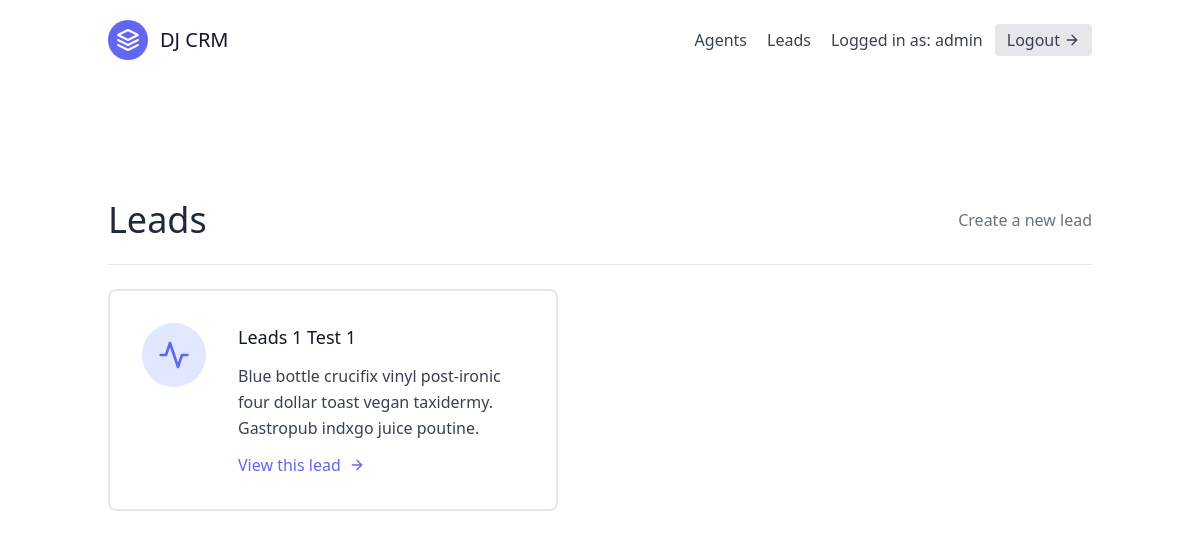
/leads/ (signed in), run on an earlier commit of the app's database.
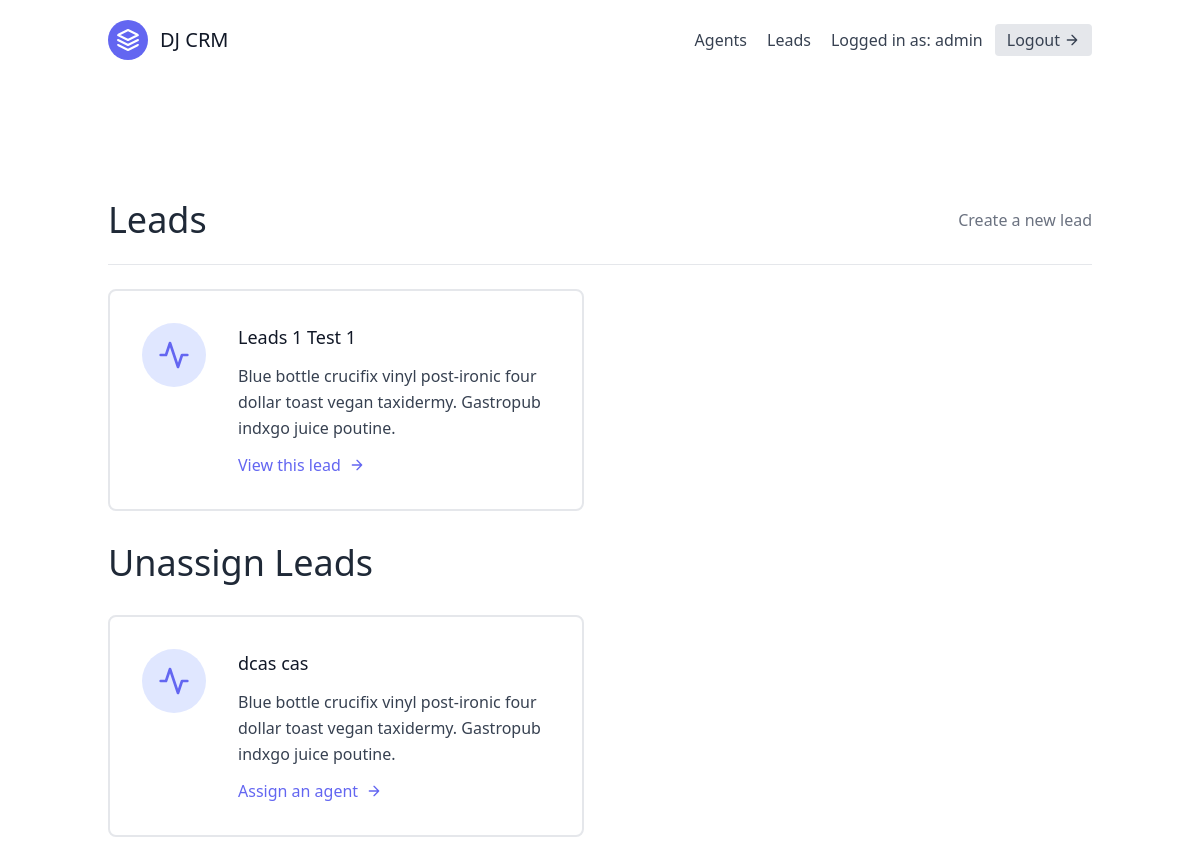
And on a later commit of the database.
### leads/models.py (models this page shows, shortened)
class User(AbstractUser):
    is_organisor = models.BooleanField(default=True)
    is_agent = models.BooleanField(default=False)

class Lead(models.Model):
    first_name = models.CharField(max_length=20)
    last_name = models.CharField(max_length=20)
    age = models.IntegerField(default=0)
    organisation = models.ForeignKey(UserProfile, on_delete=models.CASCADE)
    agent = models.ForeignKey("Agent", null=True, blank=True, on_delete=models.SET_NULL)
    category = models.ForeignKey("Category", null=True, blank=True, on_delete=models.SET_NULL)

### leads/views.py (the view)
# urls.py: path('', LeadListView.as_view(), name='lead-list'),
class LeadListView(LoginRequiredMixin, generic.ListView):
    template_name = "leads/lead_list.html"
    context_object_name = "leads"
    def get_queryset(self):
        user = self.request.user
        if user.is_organisor:
            queryset = Lead.objects.filter(organisation=user.userprofile, agent__isnull=False)
        else:
            queryset = Lead.objects.filter(organisation=user.agent.organisation, agent__isnull=False)
            queryset = queryset.filter(agent__user=user)
        return queryset
    def get_context_data(self, **kwargs):
        user = self.request.user
        context = super(LeadListView, self).get_context_data(**kwargs)
        if user.is_organisor:
            queryset = Lead.objects.filter(
                organisation=user.userprofile,
                agent__isnull=True
            )
            context.update({
                "unassigned_leads": queryset
        })
        return context

### leads/templates/leads/lead_list.html
{% extends "_base.html" %}
{% block content %}
<section class="text-gray-700 body-font">
    <div class="container px-5 py-24 mx-auto flex flex-wrap">
        <div class="w-full mb-6 py-6 flex justify-between items-center border-b border-gray-200">
            <div>
                <h1 class="text-4xl text-gray-800">Leads</h1>
            </div>
            {% if request.user.is_organisor %}
            <div>
                <a class="text-gray-500 hover:text-blue-500" href="{% url 'leads:lead-create' %}">Create a new lead</a>
            </div>
            {% endif %}
        </div>
        <div class="flex flex-wrap -m-4">
            {% for lead in object_list %}
            <div class="p-4 lg:w-1/2 md:w-full">
                <div class="flex border-2 rounded-lg border-gray-200 p-8 sm:flex-row flex-col">
                    <div
                        class="w-16 h-16 sm:mr-8 sm:mb-0 mb-4 inline-flex items-center justify-center rounded-full bg-indigo-100 text-indigo-500 flex-shrink-0">
                        <svg fill="none" stroke="currentColor" stroke-linecap="round" stroke-linejoin="round"
                            stroke-width="2" class="w-8 h-8" viewBox="0 0 24 24">
                            <path d="M22 12h-4l-3 9L9 3l-3 9H2"></path>
                        </svg>
                    </div>
                    <div class="flex-grow">
                        <h2 class="text-gray-900 text-lg title-font font-medium mb-3">
                            {{ lead.first_name }} {{ lead.last_name }}
                        </h2>
                        <p class="leading-relaxed text-base">
                            Blue bottle crucifix vinyl post-ironic four dollar toast vegan taxidermy. Gastropub indxgo
                            juice poutine.
                        </p>
                        <a href="{% url 'leads:lead-detail' lead.pk %}"
                            class="mt-3 text-indigo-500 inline-flex items-center">
                            View this lead
                            <svg fill="none" stroke="currentColor" stroke-linecap="round" stroke-linejoin="round"
                                stroke-width="2" class="w-4 h-4 ml-2" viewBox="0 0 24 24">
                                <path d="M5 12h14M12 5l7 7-7 7"></path>
                            </svg>
                        </a>
                    </div>
                </div>
            </div>
            {% endfor %}
            {% if unassigned_leads.exists %}
            <div class="flex flex-wrap -m-4 p-4">
                <div class='w-full p-4'>
                <h1 class="text-4xl text-gray-800">Unassign Leads</h1>
            </div>
                {% for lead in unassigned_leads %}
                <div class="p-4 lg:w-1/2 md:w-full">
                    <div class="flex border-2 rounded-lg border-gray-200 p-8 sm:flex-row flex-col">
                        <div
                            class="w-16 h-16 sm:mr-8 sm:mb-0 mb-4 inline-flex items-center justify-center rounded-full bg-indigo-100 text-indigo-500 flex-shrink-0">
                            <svg fill="none" stroke="currentColor" stroke-linecap="round" stroke-linejoin="round"
                                stroke-width="2" class="w-8 h-8" viewBox="0 0 24 24">
                                <path d="M22 12h-4l-3 9L9 3l-3 9H2"></path>
                            </svg>
                        </div>
                        <div class="flex-grow">
                            <h2 class="text-gray-900 text-lg title-font font-medium mb-3">
                                {{ lead.first_name }} {{ lead.last_name }}
                            </h2>
                            <p class="leading-relaxed text-base">
                                Blue bottle crucifix vinyl post-ironic four dollar toast vegan taxidermy. Gastropub
                                indxgo juice poutine.
                            </p>
                            <a href="{% url 'leads:assign-agent' lead.pk %}"
                                class="mt-3 text-indigo-500 inline-flex items-center">
                                Assign an agent
                                <svg fill="none" stroke="currentColor" stroke-linecap="round" stroke-linejoin="round"
                                    stroke-width="2" class="w-4 h-4 ml-2" viewBox="0 0 24 24">
                                    <path d="M5 12h14M12 5l7 7-7 7"></path>
                                </svg>
                            </a>
                        </div>
                    </div>
                </div>
            </div>
            {% endfor %}
            {% endif %}
        </div>
    </div>
</section>
{% endblock content %}

### templates/_base.html (shortened to what this page needs)
{% load static %}
<!DOCTYPE html>
<html>
<head>
    <link href="{% static 'css/styles.css' %}" rel="stylesheet" />
    <link href="https://unpkg.com/tailwindcss@^2/dist/tailwind.min.css" rel="stylesheet" />
</head>
<body>
    {% include 'navbar.html' %}
    {% block content %}
    {% endblock content %}
</body>
</html>

### templates/navbar.html (shortened to what this page needs)
<header class="text-gray-700 body-font">
  <div class="container mx-auto flex flex-wrap p-5 flex-col md:flex-row items-center">
    <a class="flex title-font font-medium items-center text-gray-900 mb-4 md:mb-0">
      <svg xmlns="http://www.w3.org/2000/svg" fill="none" stroke="currentColor" stroke-linecap="round" stroke-linejoin="round" stroke-width="2" class="w-10 h-10 text-white p-2 bg-indigo-500 rounded-full" viewBox="0 0 24 24">
        <path d="M12 2L2 7l10 5 10-5-10-5zM2 17l10 5 10-5M2 12l10 5 10-5"></path>
      </svg>
      <span class="ml-3 text-xl">DJ CRM</span>
    </a>
    <nav class="md:ml-auto flex flex-wrap items-center text-base justify-center">
      {% if not request.user.is_authenticated %}
        <a href="{% url 'signup' %}" class="mr-5 hover:text-gray-900">Signup</a>
      {% else %}
          {% if request.user.is_organisor %}
              <a href="{% url 'agents:agent-list' %}" class="mr-5 hover:text-gray-900">Agents</a>
          {% endif %}
        <a href="{% url 'leads:lead-list' %}" class="mr-5 hover:text-gray-900">Leads</a>
      {% endif %}
    </nav>
    {% if request.user.is_authenticated %}
      Logged in as: {{ request.user.username }}
      <a href="{% url 'logout' %}" class="ml-3 inline-flex items-center bg-gray-200 border-0 py-1 px-3 focus:outline-none hover:bg-gray-300 rounded text-base mt-4 md:mt-0">
        Logout
          <svg fill="none" stroke="currentColor" stroke-linecap="round" stroke-linejoin="round" stroke-width="2" class="w-4 h-4 ml-1" viewBox="0 0 24 24">
              <path d="M5 12h14M12 5l7 7-7 7"></path>
          </svg>
      </a>
    {% endif %}
  </div>
</header>

### templates/scripts.html (shortened to what this page needs)
{% load static %}

What changed in the data, as far as the page shows it:
added Lead: first_name "dcas", last_name "cas", shown under "Unassign Leads"
Also different on the page:
text now shown: "Unassign Leads"
